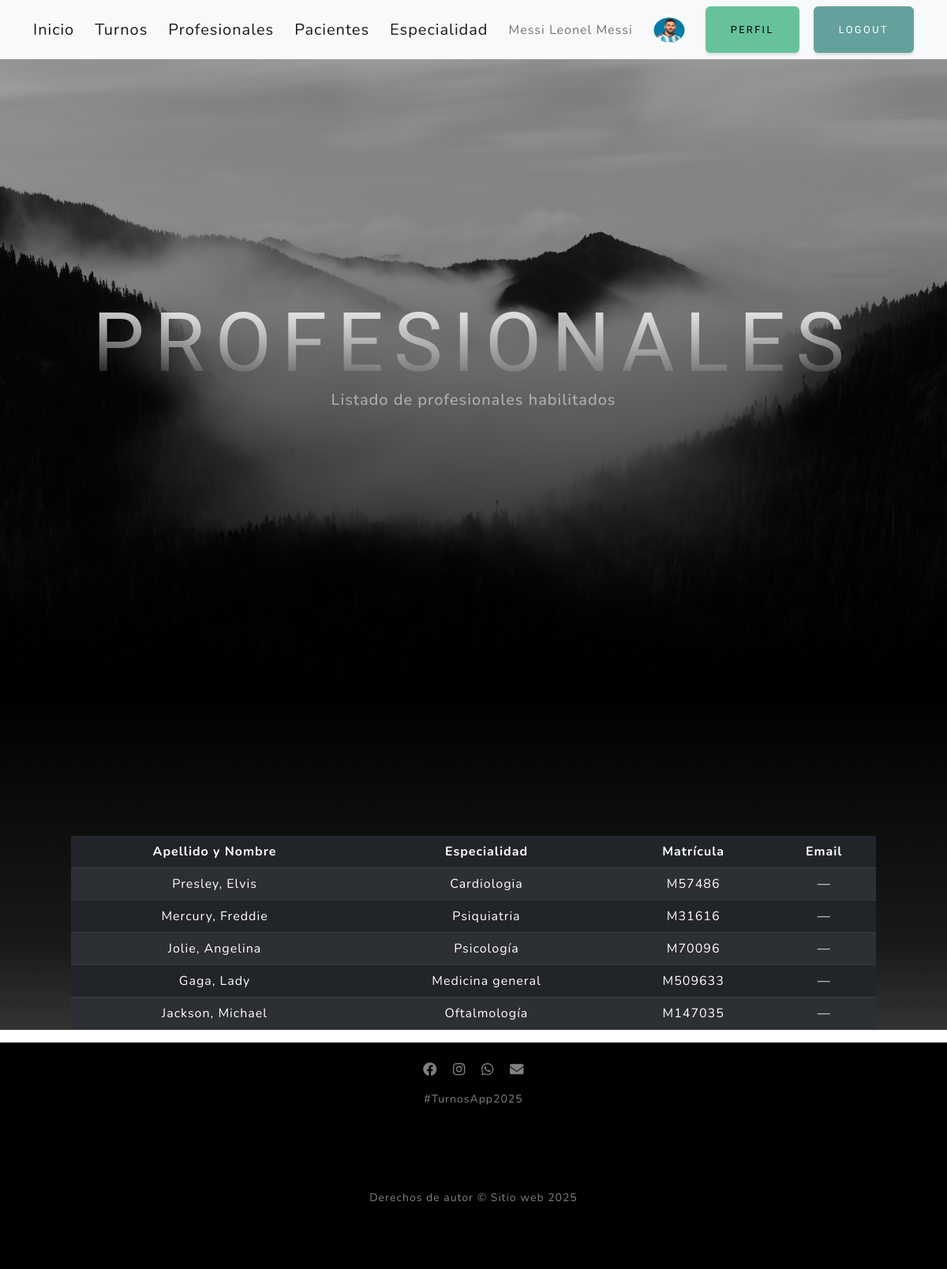
Screenshot of /profesionales/ (signed in) with the database file from the repository.
### turnos_app/models.py (models this page shows, shortened)
class Profile(models.Model):
    user = models.OneToOneField(User, on_delete=models.CASCADE)
    avatar = models.ImageField(
        upload_to='avatars/',
        default='avatars/default.png'
    )

class Profesional(models.Model):
    nombre = models.CharField(max_length=100)
    apellido = models.CharField(max_length=100)
    matricula = models.CharField(max_length=50, unique=True)
    especialidad = models.ForeignKey(
        Especialidad,
        on_delete=models.PROTECT,
        related_name="profesionales"
    )
    email = models.EmailField(blank=True, null=True)
    activo = models.BooleanField(default=True)
    class Meta:
        verbose_name = "Profesional"
        verbose_name_plural = "Profesionales"

class Especialidad(models.Model):
    nombre = models.CharField(max_length=100, unique=True)
    descripcion = models.TextField(blank=True, null=True)
    activa = models.BooleanField(default=True)
    class Meta:
        verbose_name = "Especialidad"
        verbose_name_plural = "Especialidades"
    def __str__(self):
        return self.nombre

### turnos_app/views.py (the view)
# urls.py: path("profesionales/", ProfesionalListView.as_view(), name="profesional_list"),
class ProfesionalListView(LoginRequiredMixin, ListView):
    model = Profesional
    template_name = "turnos_app/profesional_list.html"
    context_object_name = "profesionales"

### turnos_app/templates/turnos_app/profesional_list.html
{% extends 'turnos_app/index.html' %}
{% block titulo %}
<h1 class="mx-auto my-0 text-uppercase">Profesionales</h1>
<h2 class="text-white-50 mx-auto mt-2 mb-5">
    Listado de profesionales habilitados
</h2>
{% endblock titulo %}
{% block contenido %}
<div class="container mt-4">
    <table class="table table-dark table-striped table-hover">
        <thead>
            <tr>
                <th>Apellido y Nombre</th>
                <th>Especialidad</th>
                <th>Matrícula</th>
                <th>Email</th>
            </tr>
        </thead>
        <tbody>
            {% for profesional in profesionales %}
            <tr>
                <td>{{ profesional.apellido }}, {{ profesional.nombre }}</td>
                <td>{{ profesional.especialidad }}</td>
                <td>{{ profesional.matricula }}</td>
                <td>{{ profesional.email|default:"—" }}</td>
            </tr>
            {% empty %}
            <tr>
                <td colspan="4" class="text-center text-muted">
                    No hay profesionales cargados
                </td>
            </tr>
            {% endfor %}
        </tbody>
    </table>
</div>
{% endblock contenido %}

### turnos_app/templates/turnos_app/index.html (shortened to what this page needs)
<!DOCTYPE html>
<html lang="en">
<head>
    {% load static %}
    <link href="{% static 'css/styles.css' %}" rel="stylesheet" />
    <link rel="stylesheet" href="https://cdnjs.cloudflare.com/ajax/libs/font-awesome/6.4.0/css/all.min.css">
</head>
<body id="page-top">
<nav class="navbar navbar-light bg-light static-top">
    <div class="container">
        <a class="navbar-brand" href="{% url 'inicio' %}">Inicio</a>
        {% if user.is_authenticated %}
            <a class="navbar-brand" href="{% url 'turno_list' %}">Turnos</a>
            <a class="navbar-brand" href="{% url 'profesional_list' %}">Profesionales</a>
            <a class="navbar-brand" href="{% url 'paciente_list' %}">Pacientes</a>
            <a class="navbar-brand" href="{% url 'especialidad_list' %}">Especialidad</a>
            <span class="navbar-text me-3">
                {{ user.username }} {{ user.first_name }} {{ user.last_name }}
            </span>
            <div class="me-3">
                <a href="{% url 'perfil' %}" title="Ir al perfil">
                    {% if user.profile and user.profile.avatar %}
                        <img src="{{ user.profile.avatar.url }}"
                             height="40"
                             width="40"
                             class="rounded-circle"
                             alt="Avatar">
                    {% else %}
                        <img src="/media/avatars/default.jpg"
                             height="40"
                             width="40"
                             class="rounded-circle"
                             alt="Avatar por defecto">
                    {% endif %}
                </a>
            </div>
            <a class="btn btn-success me-2" href="{% url 'perfil' %}">Perfil</a>
            <form action="{% url 'logout' %}" method="post" class="d-inline">
                <button type="submit" class="btn btn-primary">Logout</button>
            </form>
        {% else %}
            <a class="btn btn-primary me-2" href="{% url 'login' %}">Login</a>
            <a class="btn btn-success" href="{% url 'register' %}">Registrarse</a>
        {% endif %}
    </div>
</nav>
<header class="masthead">
    <div class="container px-4 px-lg-5 d-flex h-100 align-items-center justify-content-center">
        <div class="text-center">
            {% block titulo %}{% endblock titulo %}
        </div>
    </div>
</header>
<section class="about-section text-center" id="about">
    <div class="container px-4 px-lg-5">
        {% block contenido %}{% endblock contenido %}
    </div>
</section>
<footer class="footer bg-black small text-center text-white-50 py-4">
    <div class="container px-4 px-lg-5">
        <div class="mb-3">
            <a class="mx-2 text-white-50" href="#"><i class="fab fa-facebook fa-lg"></i></a>
            <a class="mx-2 text-white-50" href="#"><i class="fab fa-instagram fa-lg"></i></a>
            <a class="mx-2 text-white-50" href="#"><i class="fab fa-whatsapp fa-lg"></i></a>
            <a class="mx-2 text-white-50" href="#"><i class="fas fa-envelope fa-lg"></i></a>
        </div>
        <div>#TurnosApp2025</div>
    </div>
</footer>
<footer class="footer bg-black small text-center text-white-50">
    <div class="container px-4 px-lg-5">
        Derechos de autor &copy; Sitio web 2025
    </div>
</footer>
</body>
</html>

### rows the page displays
Profesional: apellido "Presley", nombre "Elvis", especialidad "Cardiologia", matricula "M57486", email "—"
Profesional: apellido "Mercury", nombre "Freddie", especialidad "Psiquiatria", matricula "M31616", email "—"
Profesional: apellido "Jolie", nombre "Angelina", especialidad "Psicología", matricula "M70096", email "—"
Profesional: apellido "Gaga", nombre "Lady", especialidad "Medicina general", matricula "M509633", email "—"
Profesional: apellido "Jackson", nombre "Michael", especialidad "Oftalmología", matricula "M147035", email "—"

### other values shown
{{ user.username }} "Messi"
{{ user.first_name }} "Leonel"
{{ user.last_name }} "Messi"
